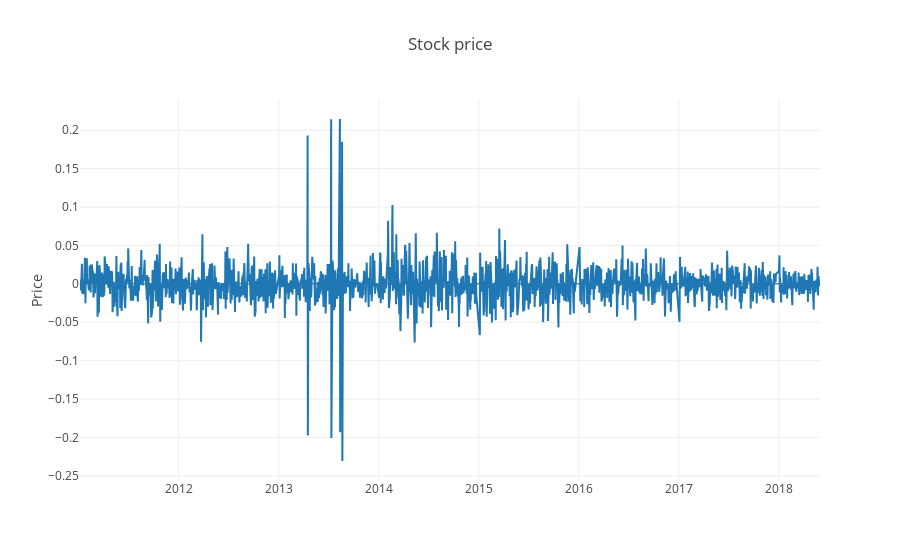

This figure's notebook cell:
### Code cell
ts = df_log_diff['Close']

rolling_stats = da.roll_stats(ts=ts, window=30)
da.plotscatter(df_log_diff[['Close']])
da.tsplot(ts, lags=30)

### Figure 1 — Plotly figure (JSON) as saved in the notebook; plotly's stock layout.template omitted (floating-point values rounded to 4 significant figures; data arrays with more than 128 entries replaced by an {"elided": "..."} marker saying what was removed)
{"data": [{"name": "Close", "type": "scatter", "x": {"elided": "1831 str values"}, "y": {"elided": "1831 float values"}}], "layout": {"legend": {"orientation": "h"}, "title": "Stock price", "yaxis": {"title": "Price"}}}
